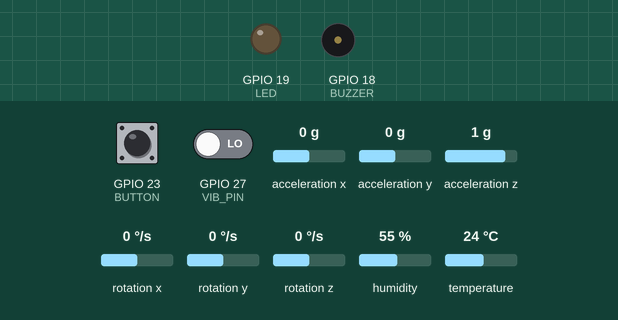
This sketch was run on a simulated ESP32. Parts: output pins drawn as LEDs (lit = HIGH), buzzer (waves = sounding, pin HIGH). The inputs (shaded band) are chosen by the test bench; at power-on: acceleration x 0 g, GPIO 23 (BUTTON) HIGH, GPIO 27 (VIB_PIN) LOW, acceleration y 0 g, acceleration z 1 g, rotation x 0 °/s, rotation y 0 °/s, rotation z 0 °/s, humidity 55 %, temperature 24 °C. WiFi joins after 1.5 s; servers stay silent unless stated; what the sketch prints to the serial monitor is not drawn.

Above: at 2.7 s.
2.8 s: acceleration x set to -0.3 g
7.2 s: acceleration x set to -0.6 g
At 8.5 s:
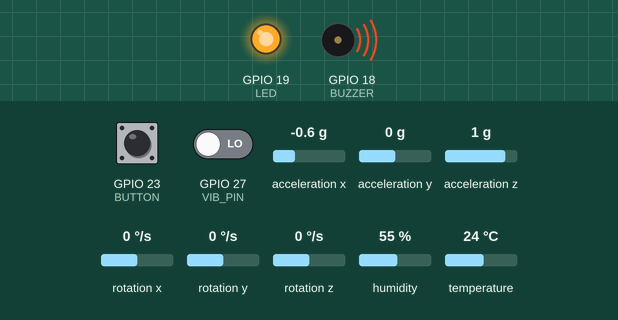
Timing chart, 0 to 10.2 s (numbered marks = the images above; inputs shaded):
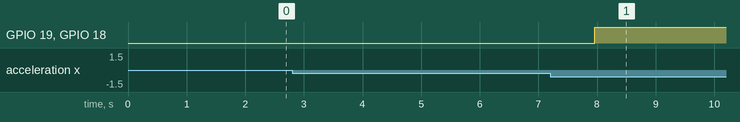

The sketch:

Smart_Accident_Alert_System.ino
```cpp
#include <Wire.h>
#include <MPU6050.h>
#include <DHT.h>
#include <TinyGPS++.h>
#include <HardwareSerial.h>
#include <WiFi.h>

/* -------- WIFI -------- */
const char* ssid = "Shyam";
const char* password = "555544444";

/* -------- SERIAL PORTS -------- */
HardwareSerial gsm(1);
HardwareSerial gpsSerial(2);

/* -------- PIN DEFINITIONS -------- */
#define SDA_PIN 21
#define SCL_PIN 22
#define VIB_PIN 27
#define DHTPIN 4
#define DHTTYPE DHT11
#define BUZZER 18
#define LED 19
#define BUTTON 23

/* -------- THRESHOLDS -------- */
#define G_THRESHOLD_MIN 16
#define G_THRESHOLD_MAX 17
#define TEMP_THRESHOLD 29
#define ALERT_TIME 10000

/* -------- OBJECTS -------- */
MPU6050 mpu;
DHT dht(DHTPIN, DHTTYPE);
TinyGPSPlus gps;

/* -------- VARIABLES -------- */
bool accidentDetected = false;
bool powerFailure = false;
bool powerSmsSent = false;
bool smsSent = false;
bool mpuConnected = false;

unsigned long accidentStartTime;
unsigned long bootTime;

void setup() {

  Serial.begin(9600);

  /* Fix floating input */
  pinMode(VIB_PIN, INPUT_PULLDOWN);
  pinMode(BUZZER, OUTPUT);
  pinMode(LED, OUTPUT);
  pinMode(BUTTON, INPUT_PULLUP);

  digitalWrite(BUZZER, LOW);
  digitalWrite(LED, LOW);

  /* GSM & GPS */
  gsm.begin(9600, SERIAL_8N1, 16, 17);
  gpsSerial.begin(9600, SERIAL_8N1, 26, 25);

  /* Sensors */
  Wire.begin(SDA_PIN, SCL_PIN);
  mpu.initialize();
  dht.begin();

  mpuConnected = mpu.testConnection();
  Serial.println(mpuConnected ? "✅ MPU6050 connected" : "❌ MPU6050 NOT connected");

  /* WiFi */
  WiFi.begin(ssid, password);
  Serial.print("📡 Connecting to WiFi");
  while (WiFi.status() != WL_CONNECTED) {
    delay(500);
    Serial.print(".");
  }
  Serial.println("\n✅ WiFi Connected");
  Serial.print("IP: ");
  Serial.println(WiFi.localIP());

  bootTime = millis();
  Serial.println("🚗 ESP32 Accident Alert System Started");
}

void loop() {

  if (millis() - bootTime < 3000) return;

  /* ---------- SAFE DEFAULTS ---------- */
  long gForce = 0;
  bool MPU_THRESHOLD = false;
  bool vibration = false;
  bool fire = false;

  /* ---------- MPU6050 ---------- */
  if (mpuConnected) {
    int16_t ax, ay, az;
    mpu.getAcceleration(&ax, &ay, &az);

    gForce = sqrt((long)ax * ax + (long)ay * ay + (long)az * az);
    int threshold = gForce / 1000;

    MPU_THRESHOLD = ((threshold > G_THRESHOLD_MAX) || (threshold < G_THRESHOLD_MIN))&&(threshold!=0);
  }

  /* ---------- VIBRATION ---------- */
  vibration = vibrationDetected();

  /* ---------- DHT11 ---------- */
  float temp = dht.readTemperature();
  if (!isnan(temp)) {
    fire = (temp >= TEMP_THRESHOLD);
  }
  else {
    temp = 0;   // prevent garbage
  }

  /* ---------- DEBUG ---------- */
  Serial.print("Raw: "); Serial.print(gForce);
  Serial.print(" | MPU: "); Serial.print(MPU_THRESHOLD);
  Serial.print(" | Vib: "); Serial.print(vibration);
  Serial.print(" | Temp: "); Serial.print(temp);
  Serial.print(" | Fire: "); Serial.println(fire);

  if(gForce==0){
    ESP.restart();
  }

  /* ---------- ACCIDENT LOGIC ---------- */
  if (!accidentDetected && (MPU_THRESHOLD || vibration || fire)) {
    accidentDetected = true;
    accidentStartTime = millis();
    smsSent = false;

    digitalWrite(LED, HIGH);
    digitalWrite(BUZZER, HIGH);

    Serial.println("🚨 ACCIDENT DETECTED");
    Serial.println("⏳ 10 seconds to cancel");
  }

  /* ---------- CANCEL / SEND ---------- */
  if (accidentDetected) {

    if (digitalRead(BUTTON) == LOW) {
      Serial.println("❌ ALERT CANCELLED");
      accidentDetected = false;
      digitalWrite(LED, LOW);
      digitalWrite(BUZZER, LOW);
      delay(5000);
    }

    if (!smsSent && millis() - accidentStartTime >= ALERT_TIME) {
      sendsms();
      smsSent = true;
      accidentDetected = false;
      digitalWrite(LED, LOW);
      digitalWrite(BUZZER, LOW);
    }
  }
  delay(1000);
}

/* -------- VIBRATION FILTER -------- */
bool vibrationDetected() {
  int highCount = 0;
  for (int i = 0; i < 10; i++) {
    if (digitalRead(VIB_PIN) == HIGH) highCount++;
    delay(10);
  }
  return (highCount >= 7);
}

/* -------- LOCATION -------- */
void getLocation(double &lat, double &lng) {

  while (gpsSerial.available()) {
    gps.encode(gpsSerial.read());
  }

  if (gps.location.isValid() && gps.location.age() < 5000) {
    lat = gps.location.lat();
    lng = gps.location.lng();
  } else {
    lat = 11.083588033741563;
    lng = 76.99726596842801;
  }
}

/* -------- SMS -------- */
void sendsms() {

  double latitude, longitude;
  getLocation(latitude, longitude);

  gsm.println("AT");
  delay(1000);
  gsm.println("AT+CMGF=1");
  delay(1000);
  gsm.println("AT+CMGS=\"+919791517772\"");
  delay(1000);

  gsm.println("Accident Detected!");
  gsm.print("https://maps.google.com/?q=");
  gsm.print(latitude, 6);
  gsm.print(",");
  gsm.print(longitude, 6);

  gsm.write(26);
  Serial.println("📩 SMS SENT");
}
```

Measured:
- the behaviour switches between -0.4 and -0.5 g on acceleration x (found by bisection; images 0 and 1)
- after the input at 2.8 s, every drawn part: stays the same
- after the input at 7.2 s, GPIO 19 (LED), GPIO 18 (BUZZER): LOW → HIGH after 0.76 s
